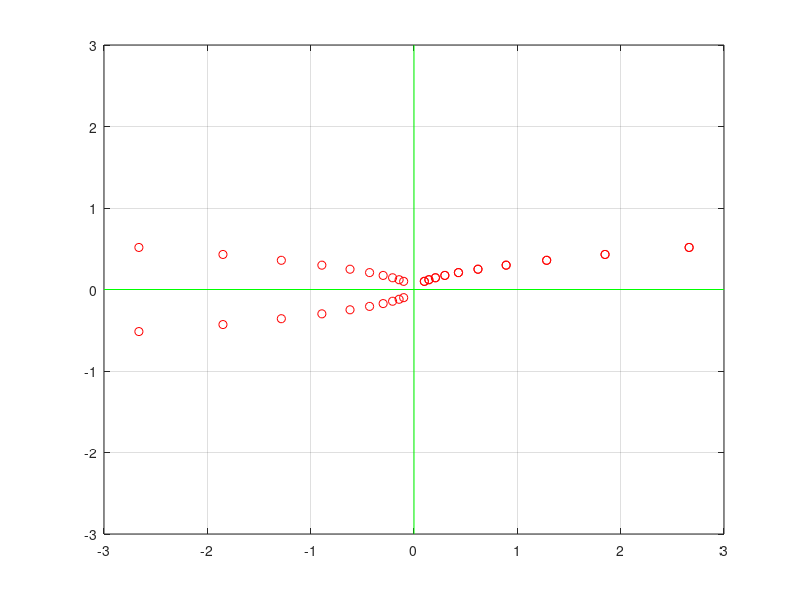

This figure's MATLAB source:
figure(1);
L=3; U=3;
plot([-L U],[0 0],'g',[0 0],[-L U],'g'); % Tegner akser
axis([-U U -L L]);
axis manual;
grid on;
hold on;
A=[1.44 0.0; 0.0 1.2]
[P D] = eig(A)
x1=[0.1;0.1];
x2=[-0.1;-0.1];
x3=[-0.1;0.1];
x4=[0.1;+0.1];
for k=1:30
    plot(x1(1),x1(2),'or');
    plot(x2(1),x2(2),'or');
    plot(x3(1),x3(2),'or');
    plot(x4(1),x4(2),'or');
    pause(1)
    x1=A*x1; % regner ut neste tilstand i systemet
    x2=A*x2; x3=A*x3; x4=A*x4;
end

%% ser at alt konvergerer mot null!